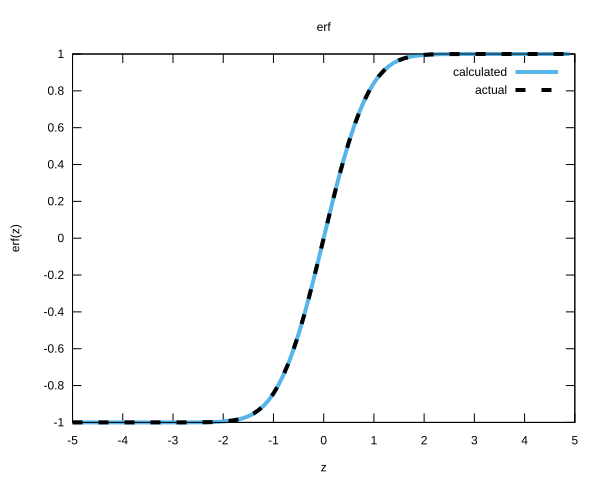

Here is the gnuplot script that generated this plot:
set terminal svg

data = ARG1

set xlabel "z"
set ylabel "erf(z)"
set title "erf" 

plot data using 1:2 with lines lw 4 lt 3 title "calculated",\
	 data using 1:3 with lines dashtype 2 lt 8 lw 4 title "actual";
